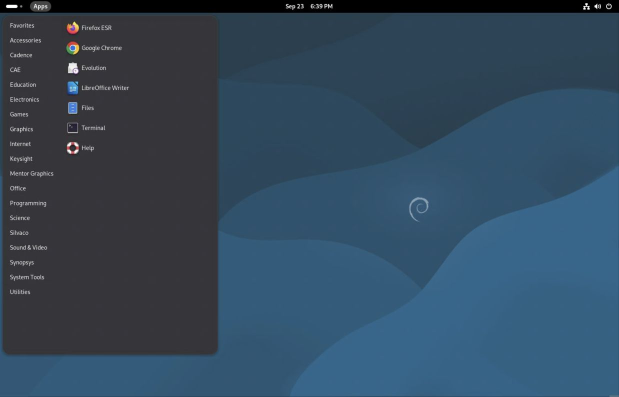
#> input picture assets/02-apps-terminal.png, 1237 x 793 px (shown at 1/2 size)
$ python -i build_handouts.py   (imports and definitions only)
#> lines starting #> are read from the running program, lines starting #| are printed output that depends on the picture
from pathlib import Path
import re
from PIL import Image
from docx import Document
from docx.shared import Inches, Pt, RGBColor
from docx.enum.text import WD_ALIGN_PARAGRAPH
from docx.oxml import OxmlElement
from docx.oxml.ns import qn
from docx.opc.constants import RELATIONSHIP_TYPE as RT

ROOT = Path(__file__).parent
OUT = ROOT / 'guides'
# [1 line not run here, left out]
CROPS = {
    '02-apps-terminal.png': (0, 0, 438, 277),
    '04-container.png': (323, 300, 586, 74),
    '05-labs-pass.png': (323, 253, 585, 148),
    '03-vcs-fatal.png': (323, 327, 585, 158),
    '06-verdi-waveform.png': (0, 440, 529, 174),
    '07-dc-results.png': (323, 253, 585, 104),
    '08-dc-reports.png': (323, 253, 585, 236),
}

def font(style, name, size, bold=False, color='000000'):
    style.font.name = name
    style.font.size = Pt(size)
    style.font.bold = bold
    style.font.color.rgb = RGBColor.from_string(color)
    style.element.get_or_add_rPr().rFonts.set(qn('w:ascii'), name)
    style.element.get_or_add_rPr().rFonts.set(qn('w:hAnsi'), name)
    for key in ['asciiTheme','hAnsiTheme','eastAsiaTheme','cstheme']:
        style.element.rPr.rFonts.attrib.pop(qn('w:'+key),None)

def hyperlink(p, label, url, code=False):
    link = OxmlElement('w:hyperlink')
    link.set(qn('r:id'), p.part.relate_to(url, RT.HYPERLINK, is_external=True))
    run = OxmlElement('w:r')
    props = OxmlElement('w:rPr')
    color = OxmlElement('w:color'); color.set(qn('w:val'), '0563C1'); props.append(color)
    underline = OxmlElement('w:u'); underline.set(qn('w:val'), 'single'); props.append(underline)
    if code:
        family = OxmlElement('w:rFonts')
        family.set(qn('w:ascii'), 'Courier New'); family.set(qn('w:hAnsi'), 'Courier New')
        props.append(family)
        size = OxmlElement('w:sz'); size.set(qn('w:val'), '18'); props.append(size)
    run.append(props)
    value = OxmlElement('w:t'); value.text = label; run.append(value)
    link.append(run); p._p.append(link)

def inline(p, text):
    for part in re.split(r'(`[^`]+`|\[[^\]]+\]\(https?://[^)]+\)|https?://[^\s]+)', text):
        if part.startswith('`') and part.endswith('`'):
            r = p.add_run(part[1:-1]); r.font.name = 'Courier New'; r.font.size=Pt(9)
        elif part.startswith('http') or re.match(r'\[[^\]]+\]\(https?://', part):
            match = re.fullmatch(r'\[([^\]]+)\]\((https?://[^)]+)\)', part)
            label, url = match.groups() if match else (part, part)
            hyperlink(p, label, url)
        else:
            p.add_run(part)

def make_doc(src):
    doc = Document()
    doc.core_properties.author = 'Abhinav Nandwani'
    doc.core_properties.last_modified_by = 'Abhinav Nandwani'
    doc.core_properties.title = src.read_text().splitlines()[0].removeprefix('# ')
    doc.core_properties.subject = 'CAE Synopsys terminal and GUI guide'
    doc.core_properties.keywords = 'CAE, Synopsys, Abhinav Nandwani'
    for style in doc.styles:
        if style.element.find(qn('w:pPr')) is not None:
            for border in style.element.find(qn('w:pPr')).findall(qn('w:pBdr')):
                border.getparent().remove(border)
    sec=doc.sections[0]
    sec.page_width=Inches(8.5); sec.page_height=Inches(11)
    sec.top_margin=Inches(.58); sec.bottom_margin=Inches(.58)
    sec.left_margin=Inches(.75); sec.right_margin=Inches(.75)
    sec.header_distance=Inches(.25); sec.footer_distance=Inches(.25)
    font(doc.styles['Normal'], 'Arial', 10.5)
    doc.styles['Normal'].paragraph_format.space_after=Pt(6)
    doc.styles['Normal'].paragraph_format.line_spacing=1.07
    for sty,size in [('Title',27),('Heading 1',17),('Heading 2',13)]:
        font(doc.styles[sty],'Arial',size,True)
        doc.styles[sty].paragraph_format.space_before=Pt(8 if sty!='Title' else 0)
        doc.styles[sty].paragraph_format.space_after=Pt(7)
    for sty in ['List Bullet','List Number']:
        font(doc.styles[sty],'Arial',10.5)
        doc.styles[sty].paragraph_format.space_after=Pt(4)
    if 'Code' not in doc.styles:
        doc.styles.add_style('Code',1)
    font(doc.styles['Code'],'Courier New',9)
    doc.styles['Code'].paragraph_format.space_after=Pt(0)
    doc.styles['Code'].paragraph_format.line_spacing=1
    doc.styles['Code'].paragraph_format.left_indent=Inches(.1)
    header=sec.header.paragraphs[0]
    header.text='ABHINAV NANDWANI  /  CAE LAB NOTES'
    for r in header.runs:r.font.size=Pt(8);r.font.color.rgb=RGBColor(0,0,0)
    foot=sec.footer.paragraphs[0];foot.alignment=WD_ALIGN_PARAGRAPH.RIGHT
    r=foot.add_run('23 September 2026   |   ');r.font.size=Pt(8)
    fld=OxmlElement('w:fldSimple');fld.set(qn('w:instr'),'PAGE');foot._p.append(fld)
    lines=src.read_text().splitlines()
    i=0
    while i<len(lines):
        line=lines[i].strip()
        if not line:i+=1;continue
        if line=='<!-- page -->':
            doc.add_page_break();i+=1;continue
        if line.startswith('# '):
            doc.add_paragraph(line[2:],style='Title');i+=1;continue
        if line.startswith('## '):
            doc.add_paragraph(line[3:],style='Heading 1');i+=1;continue
        if line.startswith('```'):
            i+=1;code=[]
            while i<len(lines) and not lines[i].startswith('```'):
                code.append(lines[i]);i+=1
            p=doc.add_paragraph(style='Code')
            for part in re.split(r'(https?://[^\s]+)', '\n'.join(code)):
                if part.startswith('http'):
                    hyperlink(p, part, part, code=True)
                else:
                    p.add_run(part)
            p.paragraph_format.space_after=Pt(8)
            p.paragraph_format.keep_together=True
            i+=1;continue
        if line.startswith('!['):
            m=re.match(r'!\[(.*)\]\(([^|]+)\|([\d.]+)\)',line)
            if not m:raise ValueError(line)
            caption,name,width=m.groups()
            p=doc.add_paragraph();p.paragraph_format.space_after=Pt(3)
            p.alignment=WD_ALIGN_PARAGRAPH.CENTER
            p.paragraph_format.keep_with_next=True
            picture=p.add_run().add_picture(str(ROOT/'assets'/name),width=Inches(float(width)))
            # Crop the full-resolution screencap in the document itself.
            # The original PNG remains unchanged and available for inspection.
            rect=OxmlElement('a:srcRect')
            if name in CROPS:
                x,y,w,h=CROPS[name]
                iw,ih=Image.open(ROOT/'assets'/name).size
                for key,value in [('l',x/iw),('t',y/ih),('r',(iw-x-w)/iw),('b',(ih-y-h)/ih)]:
                    rect.set(key,str(round(value*100000)))
                picture.height=Inches(float(width)*h/w)
            else:
                raise ValueError(f'Missing screenshot crop: {name}')
            fill=picture._inline.graphic.graphicData.pic.blipFill
            fill.insert(1,rect)
            p=doc.add_paragraph(caption)
            p.paragraph_format.space_after=Pt(8)
            for r in p.runs:r.font.size=Pt(9);r.italic=True
            i+=1;continue
        if line.startswith('|'):
            rows=[]
            while i<len(lines) and lines[i].strip().startswith('|'):
                vals=[v.strip() for v in lines[i].strip().strip('|').split('|')]
                if not all(re.fullmatch(r'[-: ]+',v) for v in vals):rows.append(vals)
                i+=1
            table=doc.add_table(rows=1,cols=len(rows[0]));table.autofit=False
            widths=[2.05,4.95] if len(rows[0])==2 else [7/len(rows[0])]*len(rows[0])
            for n,w in enumerate(widths):table.columns[n].width=Inches(w)
            for ri,row in enumerate(rows):
                cells=table.rows[0].cells if ri==0 else table.add_row().cells
                trPr=table.rows[ri]._tr.get_or_add_trPr()
                noSplit=OxmlElement('w:cantSplit');trPr.append(noSplit)
                if ri==0:
                    repeat=OxmlElement('w:tblHeader');trPr.append(repeat)
                for ci,val in enumerate(row):
                    c=cells[ci];c.width=Inches(widths[ci])
                    p=c.paragraphs[0];p.paragraph_format.space_after=Pt(4);p.paragraph_format.space_before=Pt(4)
                    inline(p,val)
                    for r in p.runs:r.font.size=Pt(9.4);r.bold=ri==0
                    tcPr=c._tc.get_or_add_tcPr()
                    marg=OxmlElement('w:tcMar')
                    for edge in ['top','left','bottom','right']:
                        e=OxmlElement('w:'+edge);e.set(qn('w:w'),'75');e.set(qn('w:type'),'dxa');marg.append(e)
                    tcPr.append(marg)
                    borders=OxmlElement('w:tcBorders')
                    for edge in ['top','left','bottom','right']:
                        e=OxmlElement('w:'+edge);e.set(qn('w:val'),'single');e.set(qn('w:sz'),'4');e.set(qn('w:color'),'D5D5D5');borders.append(e)
                    tcPr.append(borders)
                    if ri==0:
                        shade=OxmlElement('w:shd');shade.set(qn('w:fill'),'EEEEEE');tcPr.append(shade)
            doc.add_paragraph().paragraph_format.space_after=Pt(0)
            continue
        m=re.match(r'\d+\. (.*)',line)
        p=doc.add_paragraph(style='Normal')
        if m:
            p.paragraph_format.left_indent=Inches(.2)
            p.paragraph_format.first_line_indent=Inches(-.2)
            p.paragraph_format.space_after=Pt(4)
        inline(p,line)
        if line.startswith('By Abhinav Nandwani'):
            for r in p.runs:r.font.size=Pt(9);r.font.color.rgb=RGBColor.from_string('505050')
        i+=1
    target=OUT/(src.stem+'.docx')
    doc.save(target)
    print(target)

# [2 lines not run here, left out]

>>> import cv2
>>> picture = cv2.imread('assets/02-apps-terminal.png', cv2.IMREAD_GRAYSCALE)
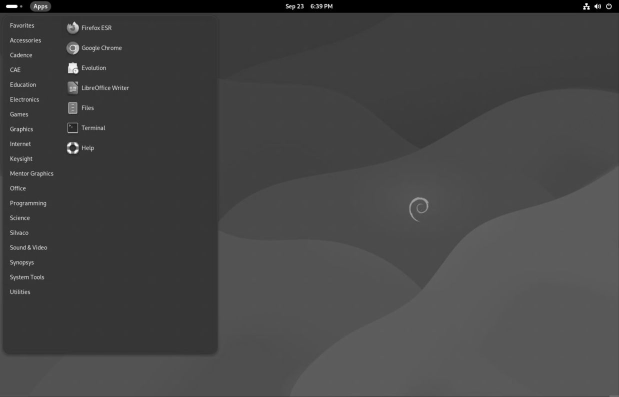
#> picture: shape (793, 1237) (shown at 1/2 size); min 0, max 255, mean 68.6
#> (the run stopped early here; a loop or call above may not have finished)
